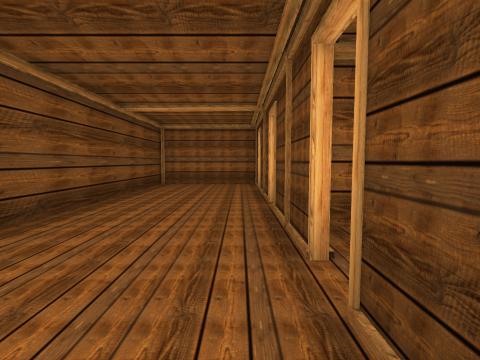
view 1 (above)

17 first-person views from a walk through a scene from a Unity 3-D project. The camera is 1.4 m above the floor, tilts 4° down and sees 85° across. The floor is counted in squares, 2 m on a side. Each view is taken from the middle of a square. On the plan, view 1 faces up. The plan holds only what a view shows up to about 9 squares ahead; the rest is blank. The place goes on beyond the plan. The player is left out. Some animated figures are not drawn.

view 2
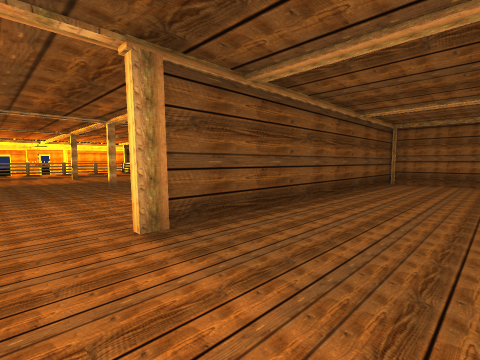

view 3
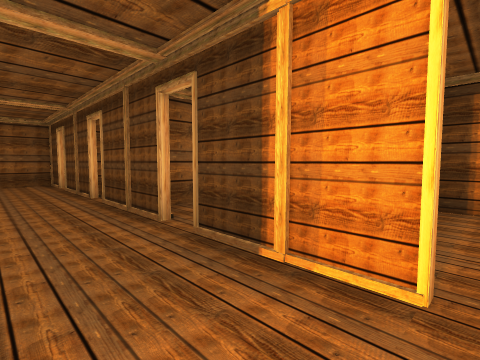

view 4
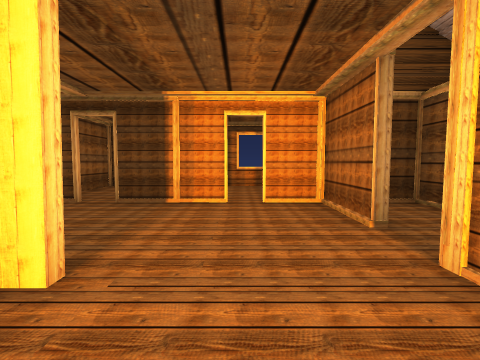

view 5
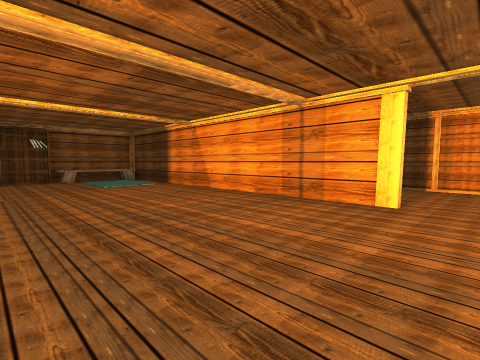

view 6
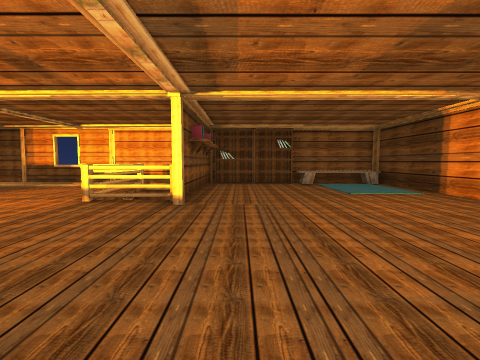

view 7
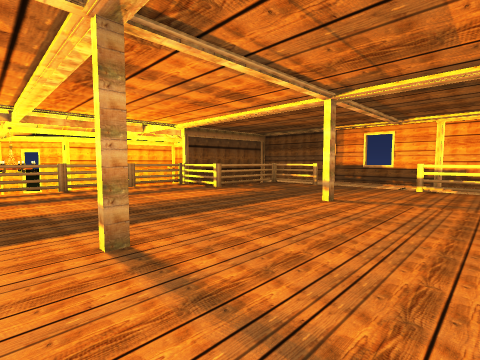

view 8
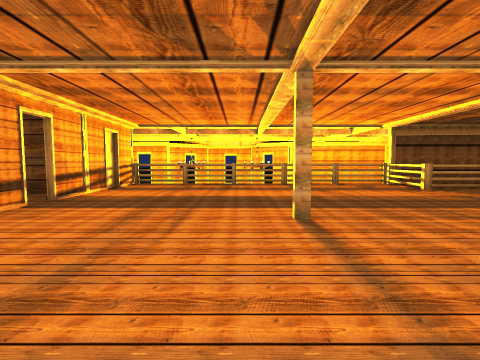

view 9
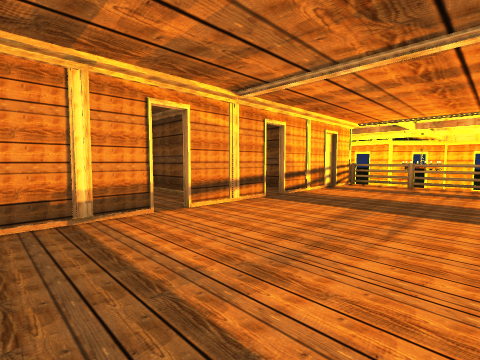

view 10
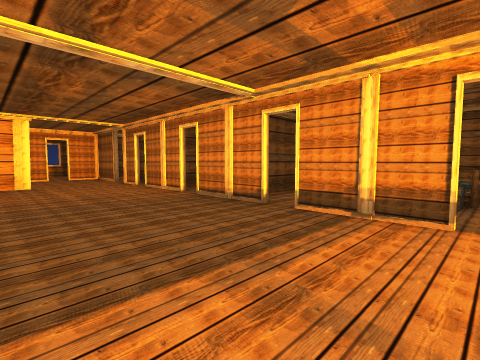

view 11
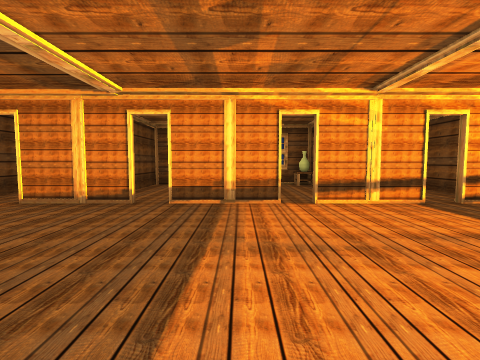

view 12
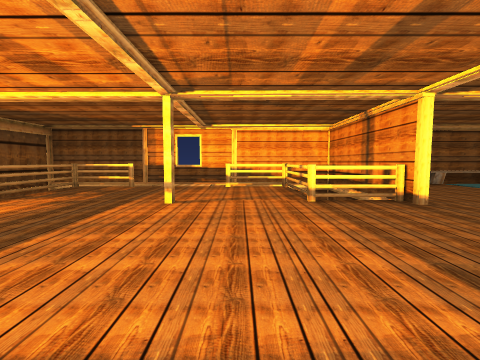

view 13
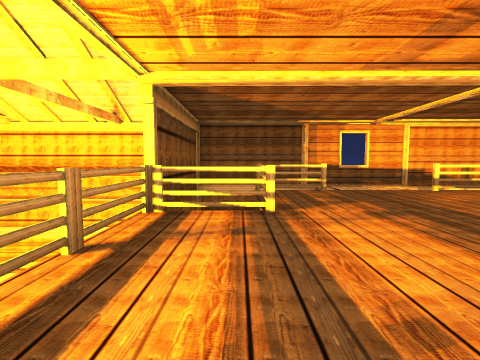

view 14
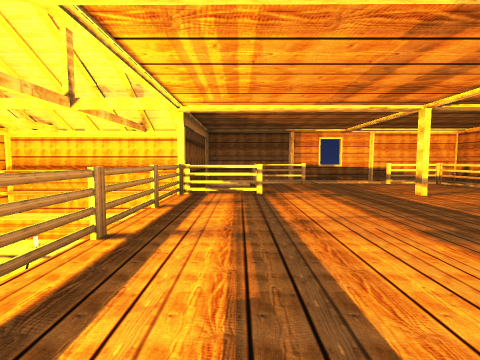

view 15
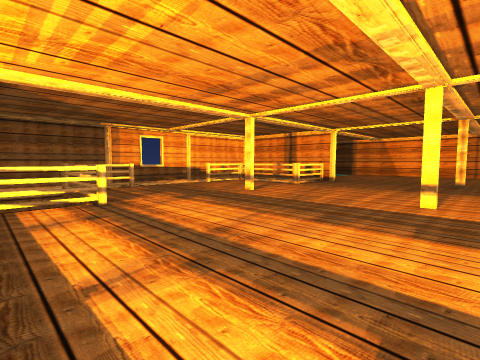

view 16
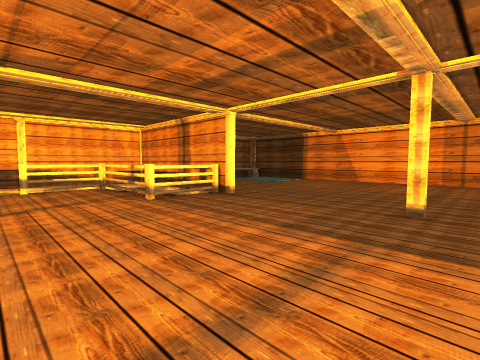

view 17
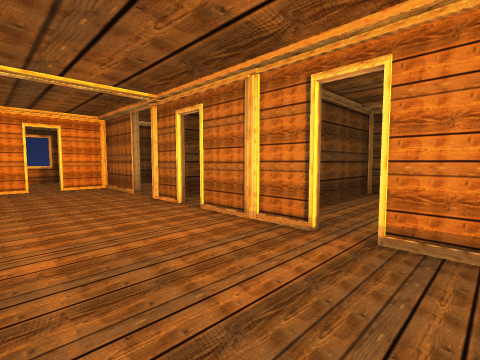

### Floor plan
Key: @ floor where view 1 was taken; # wall or solid block; x gap in a wall; . main floor; - floor 0.5 m lower than the main floor; / step, stairs or slope; = window, fence, low wall or low ledge; ^ raised ledge; v drop or lower ground; O other object.
Columns run from 20 left of view 1 to 4 right of it. Each row starts with its distance up from view 1.
 10 vv ############vvv
  9 ^##   /..-  #..OOO###
  8 v #/O//..// #....#...#
  7 v  / ...../ #....#...
  6 ^  / ...../ #....#...#
  5    .....#........#...#
  4    ..............#....
  3    O.............#...###v
  2    O....#...#....#...#
  1    ..............#...x
  0    O................@#  v
 -1    .....................v
 -2    O.####.####.#######..
 -3    ######.####.#######
 -4      #  #.O  #.#    ##
 -5      #  #.O  #.#
 -6         O=######

Positions as (right, up) in squares from view 1, and headings:
1: (0, 0), facing up
2: (0, -1), facing up-left
3: (-1, -1), facing up-right
4: (-4, -1), facing right
5: (-7, -1), facing up-right
6: (-7, 1), facing up
7: (-10, 1), facing up-left
8: (-9, 1), facing left
9: (-9, 1), facing down-left
10: (-11, 1), facing down-right
11: (-10, 2), facing down
12: (-11, 1), facing up
13: (-16, 2), facing up
14: (-16, 0), facing up
15: (-17, 1), facing up-right
16: (-12, 1), facing up-right
17: (-7, 0), facing down-right
